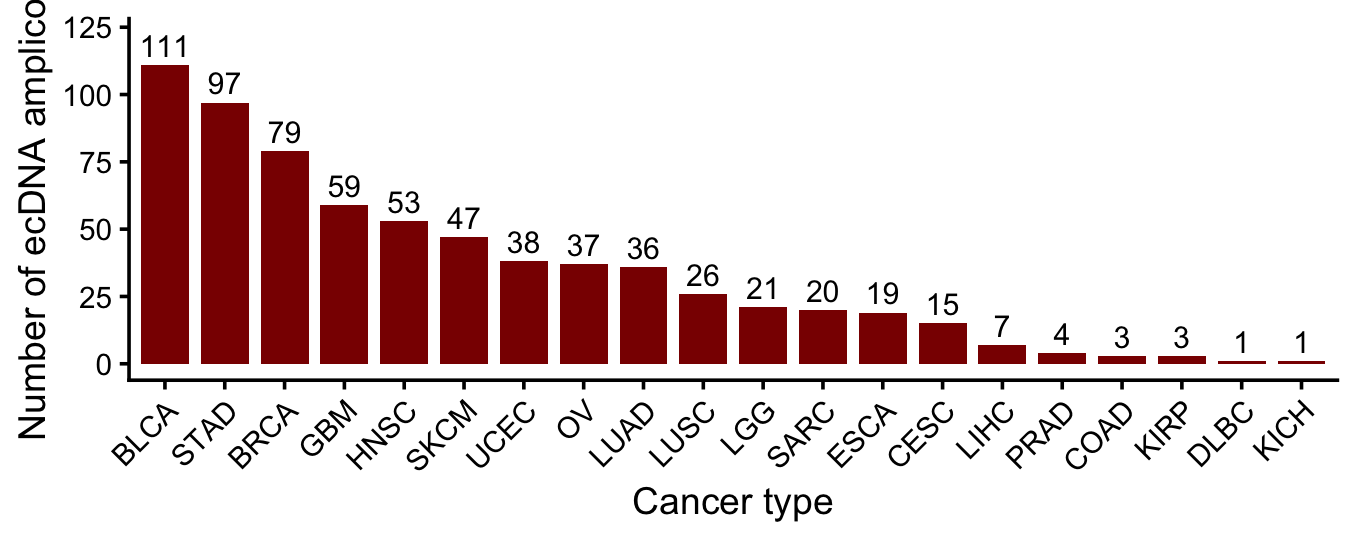

The R source for this figure:
library(ggplot2)

# Load data
df <- read.csv("/Users/admin/MSc_Project/Figure_1/Figure1d.csv", check.names = FALSE)

# Clean column names
colnames(df) <- c("project", "count")
df$project <- trimws(df$project)

# Plot
p <- ggplot(
  df,
  aes(
    x = reorder(project, -count),
    y = count
  )
) +
  geom_col(width = 0.8, fill = "#8b0000") +
  geom_text(
    aes(label = count),
    vjust = -0.4,
    size = 4
  ) +
  labs(
    x = "Cancer type",
    y = "Number of ecDNA amplicons"
  ) +
  expand_limits(y = max(df$count) * 1.1) +
  theme_classic(base_size = 14) +
  theme(
    legend.position = "none",
    axis.text.x = element_text(angle = 45, hjust = 1),
    plot.title = element_text(face = "bold")
  )

print(p)

ggsave("/Users/admin/MSc_Project/Figure_1/Figure1d.png", plot = p, width = 8, height = 6, dpi = 300)
